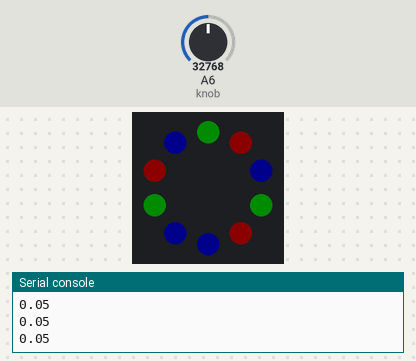
A program run on a simulated Circuit Playground running CircuitPython. On the bench: the board's ring of 10 RGB LEDs (number 0 left of the top, counting anticlockwise), the last lines printed to the serial console. The inputs (shaded band) are chosen by the test bench; at power-on: A6 (knob) = 32768 (analog values on the 0–65535 scale). Dim RGB values are drawn brighter than linear.

Above: at 1.2 s.
1.3 s: A6 (knob) set to 19660
At 1.43 s:
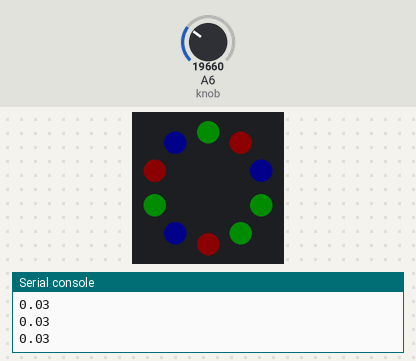
3.7 s: A6 (knob) set to 45874
At 4.3 s:
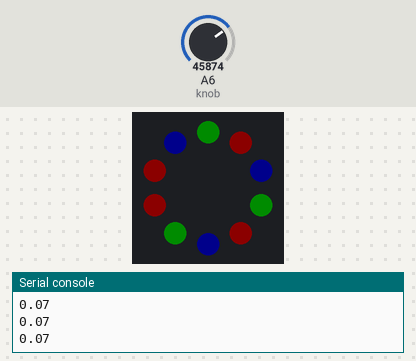

The program:

potentiometer-change-speed-light-show.py
```python
import time
from adafruit_circuitplayground import cp
import board
import analogio

cp.pixels.brightness = 0.05
cp.pixels.auto_write = False

red = (255, 0, 0)
green = (0, 255, 0)
blue = (0, 0, 255)
clear = (0, 0, 0)

colors = [red, green, blue]

pixel = 0
color_index = 0

knob = analogio.AnalogIn(board.A6)

while True:
    for color in colors:
        delay_time = round(knob.value/65535 * 100)
        print(delay_time/1000)
        cp.pixels[pixel] = color
        pixel = (pixel + 1) % 10
        cp.pixels.show()
        time.sleep(delay_time/1000)
```
